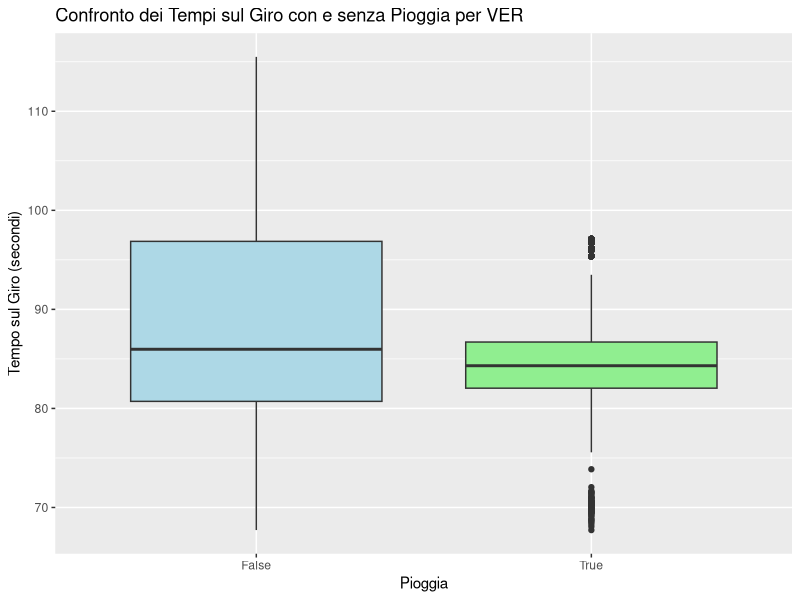

Generate this figure with R: (Note: this script raises an error after producing the figure.)
# Carica i pacchetti necessari
library(dplyr)
library(ggplot2)

# Carica i dati
df <- read.csv("giri_piloti.csv")
df_meteo <- read.csv("Meteo_last.csv")

# Converte LapTime da formato "HH:MM:SS.sss" a secondi
convert_to_seconds <- function(x) {
  time_parts <- strsplit(x, ":")[[1]]
  hours <- as.numeric(time_parts[1])
  minutes <- as.numeric(time_parts[2])
  seconds <- as.numeric(time_parts[3])
  return(hours * 3600 + minutes * 60 + seconds)
}

df$LapTime <- sapply(df$LapTime, convert_to_seconds)

# Filtra i dati per il pilota "VER"
df_ver <- df %>% filter(Driver == "VER")

# Unisce i dati meteo con i dati del pilota in base alla colonna "Circuit"
df_ver <- df_ver %>%
  left_join(df_meteo, by = c("Circuit" = "EventName"))

# Visualizza le prime righe per verificare l'unione
print(df_ver)

# 2. Confronto tra Giri con e Senza Pioggia per "VER"
ggplot(df_ver, aes(x = as.factor(Rainfall), y = LapTime)) +
  geom_boxplot(fill = c("lightblue", "lightgreen")) +
  labs(title = "Confronto dei Tempi sul Giro con e senza Pioggia per VER", x = "Pioggia", y = "Tempo sul Giro (secondi)")


# 3. Correlazione tra TrackTemp, Humidity e LapTime per "VER"
corr_matrix_ver <- cor(df_ver[, c("TrackTemp", "Humidity", "LapTime")])

# Heatmap delle correlazioni
corrplot(corr_matrix_ver, method = "circle", type = "upper", tl.col = "black", tl.cex = 0.8)

# 4. Analisi della Probabilità di un Evento per "VER"
## - Probabilità che un giro con mescola "SOFT" abbia un tempo inferiore alla mediana dei tempi sul giro
mediana_laptime <- median(df_ver$LapTime)

prob_sof_laptime <- df_ver %>%
  filter(Compound == "SOFT", LapTime < mediana_laptime) %>%
  nrow() / nrow(df_ver %>% filter(Compound == "SOFT"))

cat("Probabilità che un giro con mescola 'SOFT' abbia un tempo inferiore alla mediana:", prob_sof_laptime, "\n")

# 5. Modello di Regressione Lineare per Predire il Tempo sul Giro
model <- lm(LapTime ~ TrackTemp + TyreLife + Compound, data = df_ver)

# Riepilogo del modello
summary(model)

# Visualizza la previsione del modello
df_ver$predicted_laptime <- predict(model, df_ver)

# Grafico di dispersione con la linea di regressione
ggplot(df_ver, aes(x = TrackTemp, y = LapTime)) +
  geom_point(aes(color = Compound)) +
  geom_smooth(method = "lm", se = FALSE, col = "red") +
  labs(title = "Regressione Lineare tra TrackTemp e LapTime per VER", x = "Temperatura della Pista (°C)", y = "Tempo sul Giro (secondi)")

# 6. Grafico a dispersione 3D tra TrackTemp, TyreLife e LapTime
scatterplot3d(df_ver$TrackTemp, df_ver$TyreLife, df_ver$LapTime,
              pch = 16,                            # Usa cerchi pieni per i punti
              color = rainbow(length(df_ver$LapTime)), # Colore variabile per i punti
              xlab = "TrackTemp",                  # Etichetta asse X
              ylab = "TyreLife",                   # Etichetta asse Y
              zlab = "LapTime",                    # Etichetta asse Z
              main = "Grafico a Dispersione 3D: TrackTemp, TyreLife e LapTime per VER",
              cex.lab = 1.2,                       # Aumenta la dimensione delle etichette degli assi
              cex.main = 1.5,                      # Aumenta la dimensione del titolo
              cex.axis = 1.2,                      # Aumenta la dimensione dei numeri sugli assi
              cex = 1.5)                           # Aumenta la dimensione dei punti
